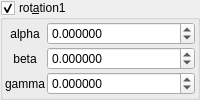
    <widget class="MyGroupBox" name="groupCheck_transf_rotation2_enabled_false">
     <property name="title">
      <string>rot&amp;ation1</string>
     </property>
     <property name="checkable">
      <bool>true</bool>
     </property>
     <layout class="QVBoxLayout" name="verticalLayout_9" stretch="0">
      <property name="spacing">
       <number>2</number>
      </property>
      <property name="leftMargin">
       <number>2</number>
      </property>
      <property name="topMargin">
       <number>2</number>
      </property>
      <property name="rightMargin">
       <number>2</number>
      </property>
      <property name="bottomMargin">
       <number>2</number>
      </property>
      <item>
       <layout class="QGridLayout" name="gridLayout_26" columnstretch="0,1">
        <property name="spacing">
         <number>2</number>
        </property>
        <item row="0" column="1">
         <widget class="MyDoubleSpinBox" name="spinboxd3_transf_rotation_x">
          <property name="sizePolicy">
           <sizepolicy hsizetype="Minimum" vsizetype="Maximum">
            <horstretch>0</horstretch>
            <verstretch>0</verstretch>
           </sizepolicy>
          </property>
          <property name="prefix">
           <string/>
          </property>
          <property name="suffix">
           <string/>
          </property>
          <property name="decimals">
           <number>6</number>
          </property>
          <property name="minimum">
           <double>-36000.000000000000000</double>
          </property>
          <property name="maximum">
           <double>36000.000000000000000</double>
          </property>
          <property name="singleStep">
           <double>1.000000000000000</double>
          </property>
         </widget>
        </item>
        <item row="1" column="1">
         <widget class="MyDoubleSpinBox" name="spinboxd3_transf_rotation_y">
          <property name="sizePolicy">
           <sizepolicy hsizetype="Minimum" vsizetype="Maximum">
            <horstretch>0</horstretch>
            <verstretch>0</verstretch>
           </sizepolicy>
          </property>
          <property name="prefix">
           <string/>
          </property>
          <property name="suffix">
           <string/>
          </property>
          <property name="decimals">
           <number>6</number>
          </property>
          <property name="minimum">
           <double>-36000.000000000000000</double>
          </property>
          <property name="maximum">
           <double>36000.000000000000000</double>
          </property>
          <property name="singleStep">
           <double>1.000000000000000</double>
          </property>
         </widget>
        </item>
        <item row="2" column="1">
         <widget class="MyDoubleSpinBox" name="spinboxd3_transf_rotation_z">
          <property name="sizePolicy">
           <sizepolicy hsizetype="Minimum" vsizetype="Maximum">
            <horstretch>0</horstretch>
            <verstretch>0</verstretch>
           </sizepolicy>
          </property>
          <property name="prefix">
           <string/>
          </property>
          <property name="suffix">
           <string/>
          </property>
          <property name="decimals">
           <number>6</number>
          </property>
          <property name="minimum">
           <double>-36000.000000000000000</double>
          </property>
          <property name="maximum">
           <double>36000.000000000000000</double>
          </property>
          <property name="singleStep">
           <double>1.000000000000000</double>
          </property>
         </widget>
        </item>
        <item row="0" column="0">
         <widget class="QLabel" name="label_35">
          <property name="text">
           <string notr="true">alpha</string>
          </property>
          <property name="alignment">
           <set>Qt::AlignCenter</set>
          </property>
         </widget>
        </item>
        <item row="1" column="0">
         <widget class="QLabel" name="label_34">
          <property name="text">
           <string notr="true">beta</string>
          </property>
          <property name="alignment">
           <set>Qt::AlignCenter</set>
          </property>
         </widget>
        </item>
        <item row="2" column="0">
         <widget class="QLabel" name="label_36">
          <property name="text">
           <string notr="true">gamma</string>
          </property>
          <property name="alignment">
           <set>Qt::AlignCenter</set>
          </property>
         </widget>
        </item>
       </layout>
      </item>
     </layout>
    </widget>
